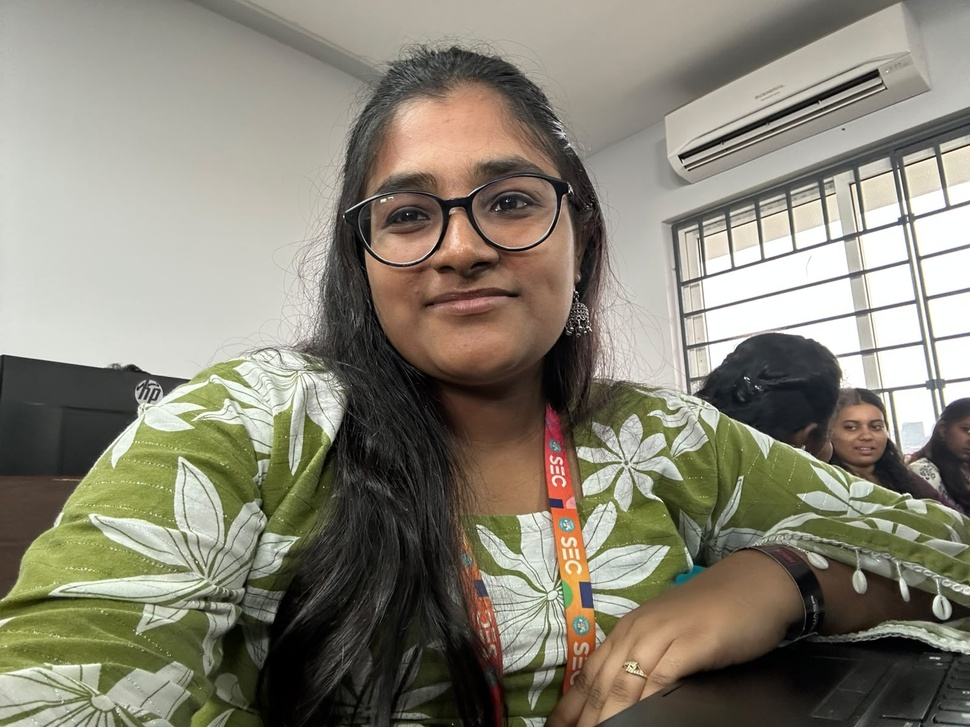
#> input picture Qno. 1.jpeg, 970 x 727 px, shrunk from 1600 x 1200 before the run
$ jupyter execute 'exp 8 dipt pyth code.ipynb'
#> lines starting #> are read from the running program, lines starting #| are printed output that depends on the picture; after the words box and inside, x2 and y2 are one past the last pixel; in counts of white or black regions, pixels touching at a corner belong together
## Exp no 8: Record Thresholding
## Name: Spoorthi V
## Reg no: 212224230271

[cell 1]
import cv2
import numpy as np
import matplotlib.pyplot as plt
image = cv2.imread('Qno. 1.jpeg')
#> image is the input picture: shape (727, 970, 3); mean B, G, R 116.3, 130.8, 135.2
gray_image = cv2.cvtColor(image, cv2.COLOR_BGR2GRAY)
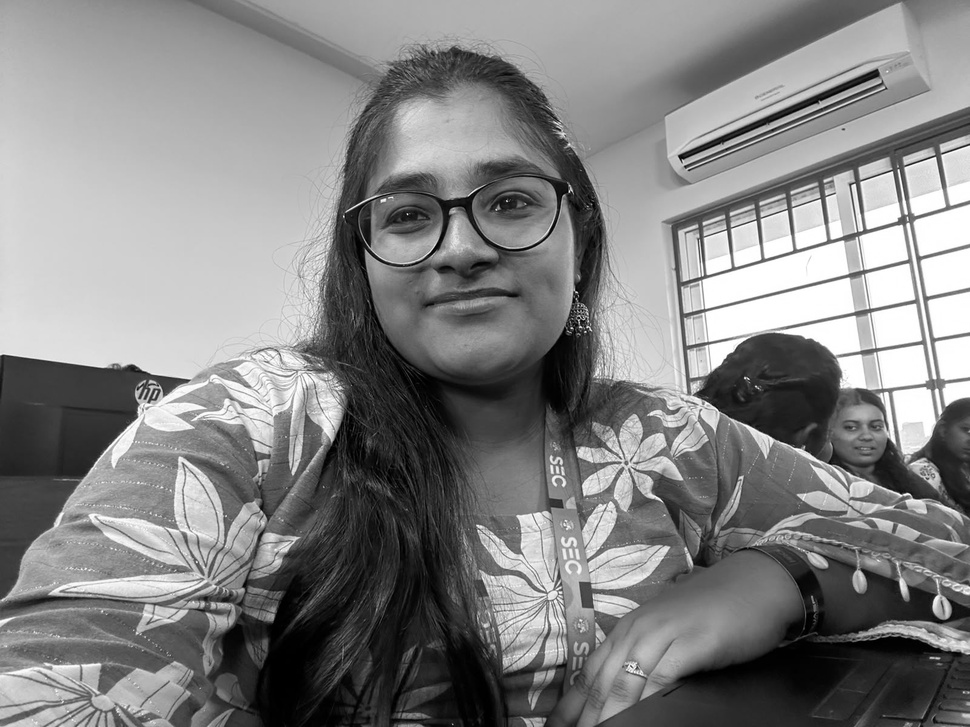
#> gray_image: shape (727, 970); min 0, max 255, mean 130.5
plt.subplot(2, 2, 1)
plt.imshow(cv2.cvtColor(image, cv2.COLOR_BGR2RGB))  # Convert from BGR to RGB for display
plt.title("Original Image")
plt.axis('off')

[cell 2]
_, global_thresholded = cv2.threshold(gray_image, 127, 255, cv2.THRESH_BINARY)
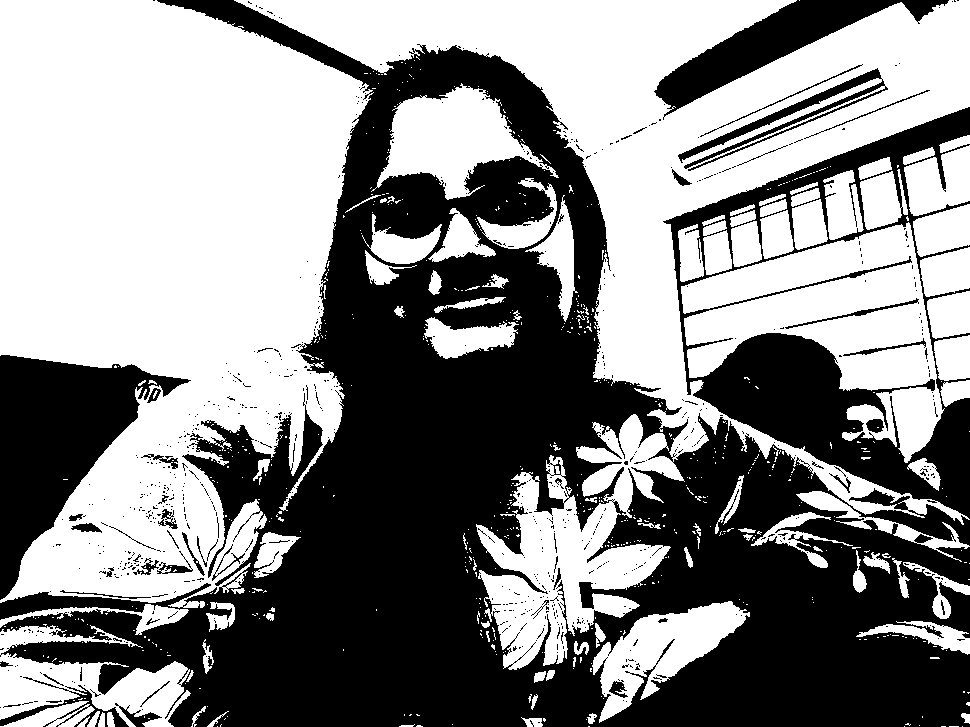
#> global_thresholded: shape (727, 970); 53.5% white; 736 black regions (682 under 20 px), largest, box (x1, y1, x2, y2) and area: (0, 0, 970, 727) 256112, (663, 107, 970, 519) 32572, (0, 355, 191, 600) 19777
adaptive_thresholded = cv2.adaptiveThreshold(gray_image, 255, cv2.ADAPTIVE_THRESH_GAUSSIAN_C, cv2.THRESH_BINARY, 11, 2)
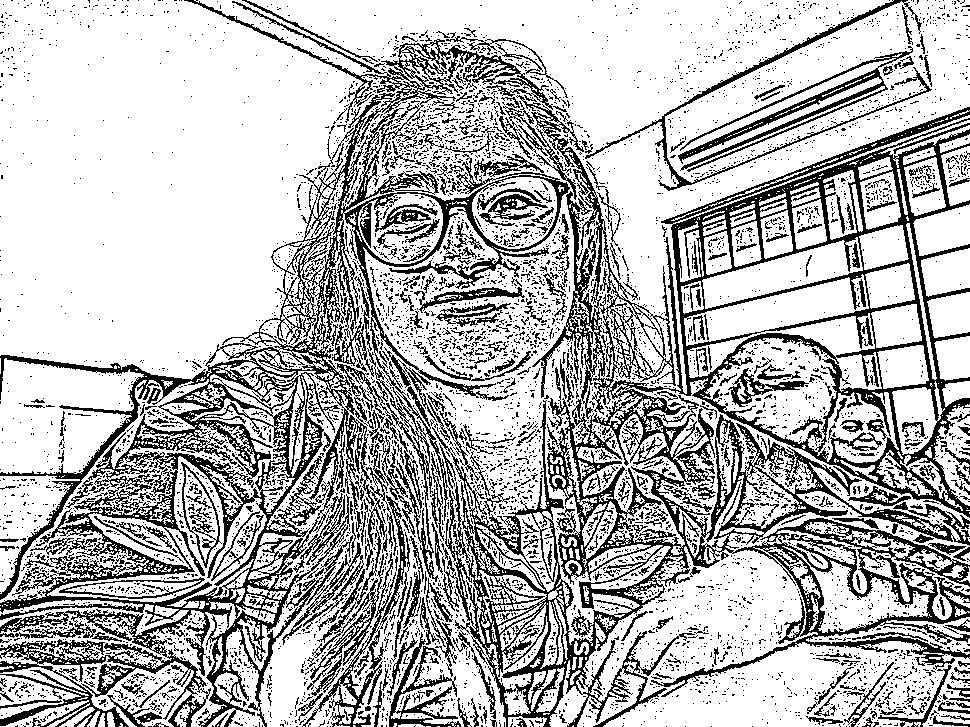
#> adaptive_thresholded: shape (727, 970); 72.5% white; black in thin lines or dots
_, otsu_thresholded = cv2.threshold(gray_image, 0, 255, cv2.THRESH_BINARY + cv2.THRESH_OTSU)
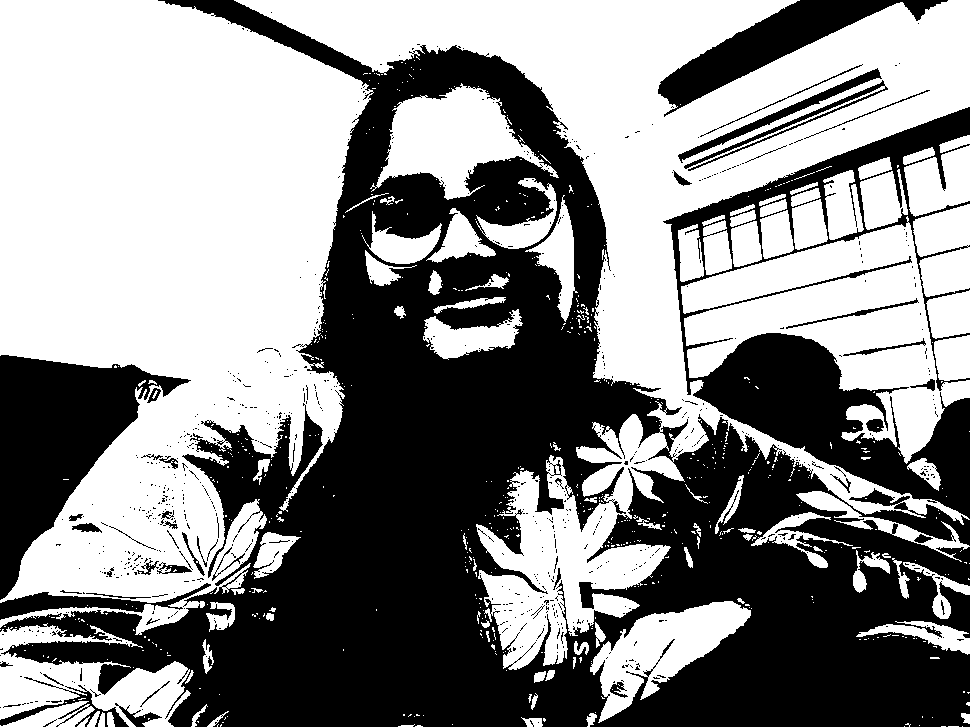
#> otsu_thresholded: shape (727, 970); 54.1% white; 729 black regions (674 under 20 px), largest, box (x1, y1, x2, y2) and area: (0, 0, 970, 727) 250490, (663, 107, 970, 519) 32123, (0, 355, 191, 600) 19768
plt.subplot(2, 2, 2)
plt.imshow(global_thresholded, cmap='gray')
plt.title("Global Thresholding")
plt.axis('off')
